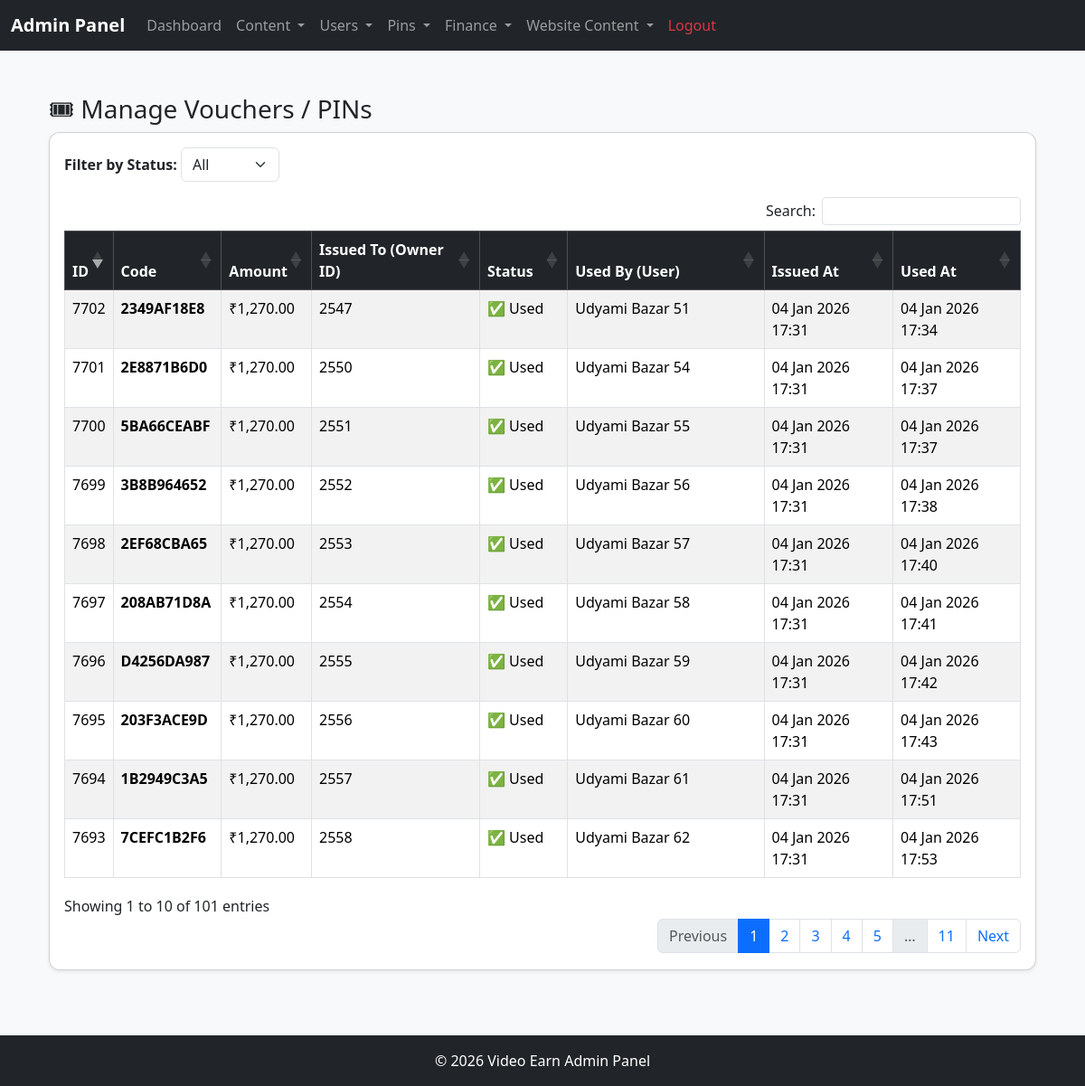
Screenshot of /admin/manage_pins.php (signed in) with the database file from the repository.
### tables this page shows
CREATE TABLE `vouchers` (
  `id` int(11) NOT NULL,
  `code` varchar(100) NOT NULL,
  `amount` decimal(10,2) NOT NULL,
  `owner_id` int(11) NOT NULL,
  `status` enum('unused','used','expired') DEFAULT 'unused',
  `created_at` timestamp NULL DEFAULT current_timestamp(),
  `used_at` timestamp NULL DEFAULT NULL
);

CREATE TABLE `users` (
  `id` int(11) NOT NULL,
  `sponsor_id` int(11) DEFAULT NULL,
  `parent_id` int(11) DEFAULT NULL,
  `position` enum('left','right') DEFAULT NULL,
  `name` varchar(150) NOT NULL,
  `email` varchar(150) NOT NULL,
  `mobile` varchar(20) DEFAULT NULL,
  `password` varchar(255) NOT NULL,
  `plain_password` varchar(100) DEFAULT NULL,
  `pin` varchar(32) DEFAULT NULL,
  `is_active` tinyint(1) DEFAULT 0,
  `referrer_id` int(11) DEFAULT NULL,
  `wallet_balance` decimal(10,2) DEFAULT 0.00,
  `created_at` datetime DEFAULT current_timestamp(),
  `product_id` int(11) DEFAULT NULL,
  `delivery_type` enum('Booking','Instant') DEFAULT 'Instant'
);

### admin/manage_pins.php (the view, shortened to what this page needs)
<?php
include 'includes/header.php';
$sql = "SELECT v.*, u.name as used_by_name
        FROM vouchers v
        LEFT JOIN users u ON v.owner_id = u.id
        ORDER BY v.id DESC";
$res = $conn->query($sql);
?>
<div class="container mt-4">
    <h3>🎟 Manage Vouchers / PINs</h3>
    <div class="card shadow-sm p-3">
        <div class="mb-3">
            <label class="form-label"><strong>Filter by Status:</strong></label>
            <select id="statusFilter" class="form-select w-auto d-inline-block">
                <option value="">All</option>
            </select>
        </div>
        <table id="voucherTable" class="table table-striped table-bordered table-hover">
            <thead class="table-dark">
                <tr>
                    <th>ID</th>
                    <th>Code</th>
                    <th>Amount</th>
                    <th>Issued To (Owner ID)</th>
                    <th>Status</th>
                    <th>Used By (User)</th>
                    <th>Issued At</th>
                    <th>Used At</th>
                </tr>
            </thead>
            <tbody>
                <?php if ($res && $res->num_rows > 0): ?>
                    <?php while ($row = $res->fetch_assoc()): ?>
                        <tr>
                            <td><?= $row['id'] ?></td>
                            <td><strong><?= htmlspecialchars($row['code']) ?></strong></td>
                            <td>₹<?= number_format($row['amount'], 2) ?></td>
                            <td><?= $row['owner_id'] ?: "-" ?></td>
                            <td><?= ($row['status'] === 'used' ? "✅ Used" : "❌ Unused") ?></td>
                            <td><?= $row['used_by_name'] ?: "-" ?></td>
                            <td><?= date("d M Y H:i", strtotime($row['created_at'])) ?></td>
                            <td><?= $row['used_at'] ? date("d M Y H:i", strtotime($row['used_at'])) : "-" ?></td>
                        </tr>
                    <?php endwhile; ?>
                <?php endif; ?>
            </tbody>
        </table>
    </div>
</div>
<link rel="stylesheet"
      href="https://cdn.datatables.net/1.13.6/css/dataTables.bootstrap5.min.css">
<link rel="stylesheet"
      href="https://cdn.datatables.net/buttons/2.4.1/css/buttons.bootstrap5.min.css">
<?php include 'includes/footer.php'; ?>

### assest/style.css (style rules this page uses)
body { background-color: #f8f9fa; }
h1, h2, h3 { font-family: 'Segoe UI', sans-serif; }
.card { border-radius: 12px; }

### rows the page displays
vouchers: id "7702", code "2349AF18E8", amount "1,270.00", owner "2547", status "✅ Used", users.name "Udyami Bazar 51", created_at "04 Jan 2026 17:31", used_at "04 Jan 2026 17:34"
vouchers: id "7701", code "2E8871B6D0", amount "1,270.00", owner "2550", status "✅ Used", users.name "Udyami Bazar 54", created_at "04 Jan 2026 17:31", used_at "04 Jan 2026 17:37"
vouchers: id "7700", code "5BA66CEABF", amount "1,270.00", owner "2551", status "✅ Used", users.name "Udyami Bazar 55", created_at "04 Jan 2026 17:31", used_at "04 Jan 2026 17:37"
vouchers: id "7699", code "3B8B964652", amount "1,270.00", owner "2552", status "✅ Used", users.name "Udyami Bazar 56", created_at "04 Jan 2026 17:31", used_at "04 Jan 2026 17:38"
vouchers: id "7698", code "2EF68CBA65", amount "1,270.00", owner "2553", status "✅ Used", users.name "Udyami Bazar 57", created_at "04 Jan 2026 17:31", used_at "04 Jan 2026 17:40"
vouchers: id "7697", code "208AB71D8A", amount "1,270.00", owner "2554", status "✅ Used", users.name "Udyami Bazar 58", created_at "04 Jan 2026 17:31", used_at "04 Jan 2026 17:41"
vouchers: id "7696", code "D4256DA987", amount "1,270.00", owner "2555", status "✅ Used", users.name "Udyami Bazar 59", created_at "04 Jan 2026 17:31", used_at "04 Jan 2026 17:42"
vouchers: id "7695", code "203F3ACE9D", amount "1,270.00", owner "2556", status "✅ Used", users.name "Udyami Bazar 60", created_at "04 Jan 2026 17:31", used_at "04 Jan 2026 17:43"
vouchers: id "7694", code "1B2949C3A5", amount "1,270.00", owner "2557", status "✅ Used", users.name "Udyami Bazar 61", created_at "04 Jan 2026 17:31", used_at "04 Jan 2026 17:51"
vouchers: id "7693", code "7CEFC1B2F6", amount "1,270.00", owner "2558", status "✅ Used", users.name "Udyami Bazar 62", created_at "04 Jan 2026 17:31", used_at "04 Jan 2026 17:53"
